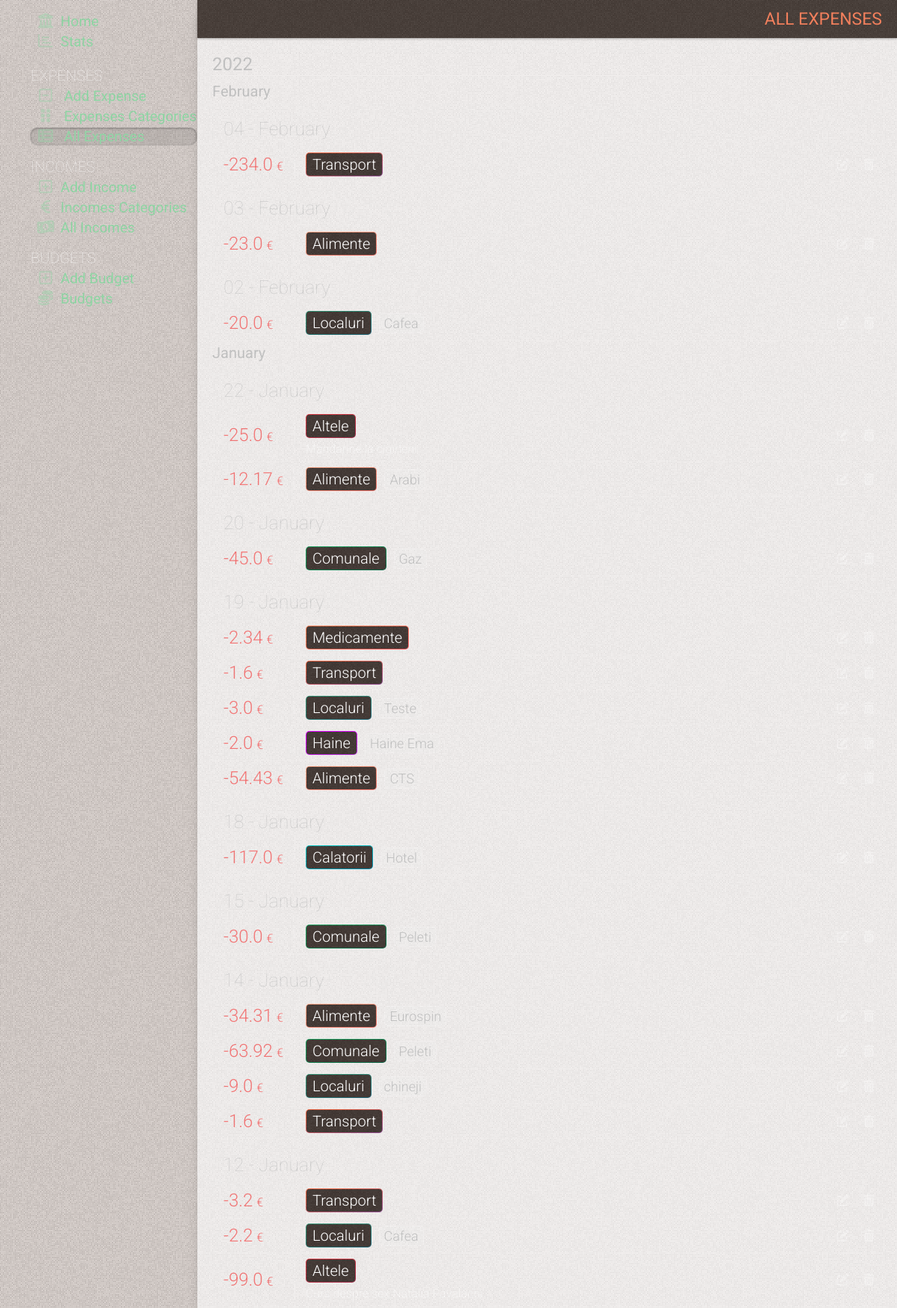
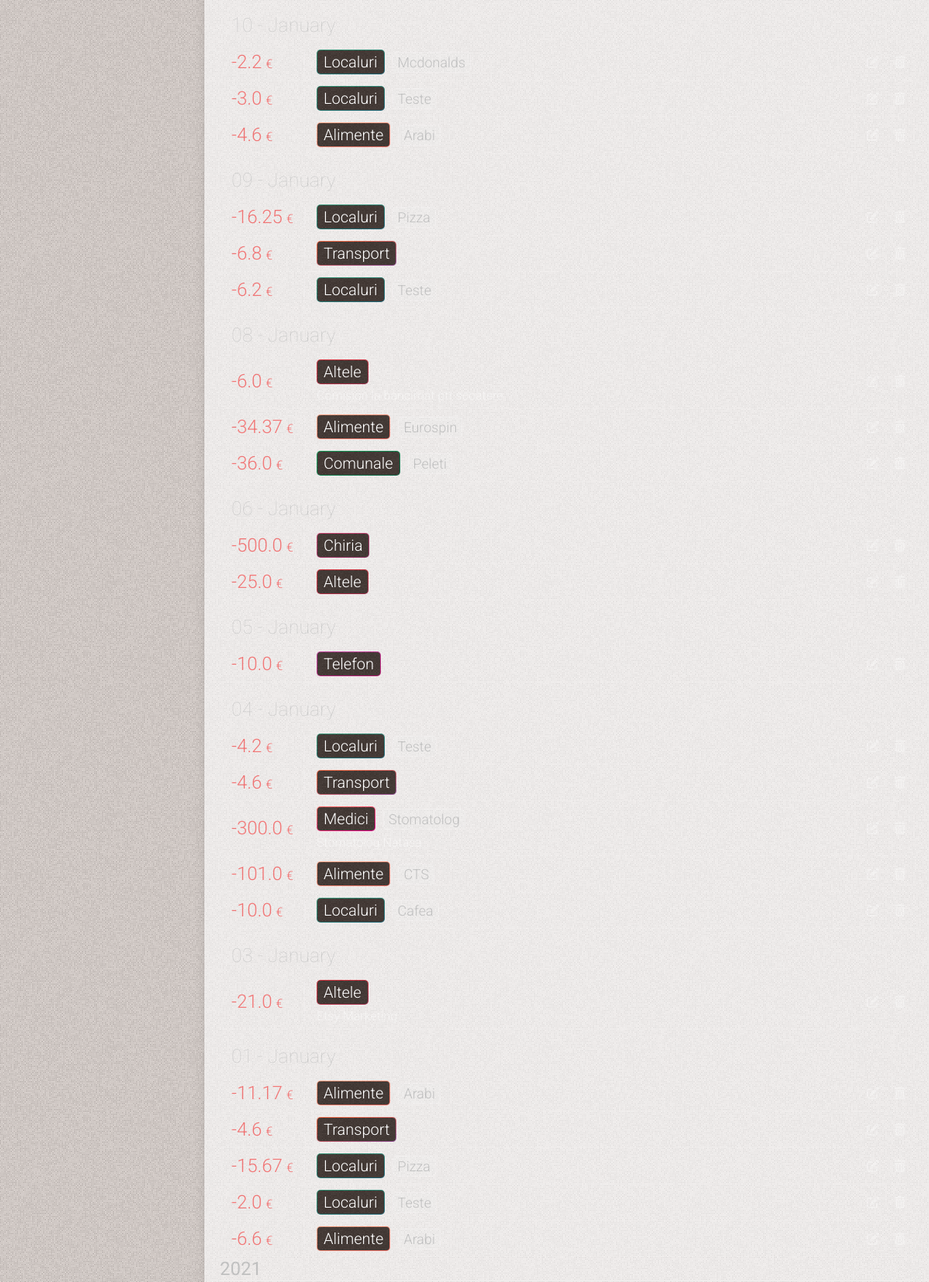
The app's page /all-expenses (upper part) with its own data (2 pictures, top to bottom).
### tables this page shows
CREATE TABLE expenses
(
    id          INTEGER PRIMARY KEY AUTOINCREMENT,
    date        TIMESTAMP NOT NULL DEFAULT CURRENT_TIMESTAMP,
    sum         REAL      NOT NULL,
    category    INTEGER   NOT NULL,
    subcategory INTEGER   NOT NULL,
    comment     TEXT

);

CREATE TABLE categories
(
    id    INTEGER PRIMARY KEY AUTOINCREMENT,
    name  TEXT NOT NULL,
    color TEXT,
    state TEXT DEFAULT false
);

CREATE TABLE subcategories
(
    id          INTEGER PRIMARY KEY AUTOINCREMENT,
    name        TEXT    NOT NULL,
    category_id INTEGER NOT NULL,
    state       TEXT DEFAULT false

);

### app.py (the view)
@app.route('/all-expenses')
def all_expenses():
    conn = get_db_connection()
    all_expenses = conn.execute(
        'SELECT sum, expenses.id as id, '
        'strftime("%d", date) as day, strftime("%m", date) as month, strftime("%Y", date) as year, '
        'categories.name as category, '
        'categories.color as color, '
        'subcategories.name as subcategory, '
        'comment '
        'FROM expenses '
        'LEFT JOIN categories on categories.id = expenses.category '
        'LEFT JOIN subcategories on subcategories.id = expenses.subcategory  '
        'ORDER BY date DESC').fetchall()
    conn.close()
    return render_template('all_expenses.html', title='All Expenses', gradient='text-gradient-red',
                           all_expenses=all_expenses)

### app.py (called while the page is built)
def get_db_connection():
    conn = sqlite3.connect('static/database.db')
    conn.row_factory = sqlite3.Row
    return conn

@app.template_filter('month_name')
def month_name(month_number):
    return calendar.month_name[month_number]

### templates/all_expenses.html (shortened to what this page needs)
{% extends 'base.html' %} {% block content %}
	<div class="page_title {{ gradient }}" >
		<span >{% block title %} {{ title }} {% endblock %}</span >
	</div >
	<div class="content" >
		{% if all_expenses|length == 0 %}
			<div class="no-results mt-50" >You have not added any expense yet. Click on (+) to add</div >
		{% else %}
			<div class="cards  relative" >
				{% for key, list in all_expenses|groupby('year')|sort(attribute='0', reverse=True) %}
					<div class="" >
						<div class="cards-year" >{{ key }} </div >
						{% for key2, list2 in list|groupby('month')|sort(attribute='0', reverse=True) %}
							<div class="" >
								<div class="cards-month" >{{ key2|int|month_name }}</div >
								{% for key3, list3 in list2|groupby('day')|sort(attribute='0', reverse=True) %}
									<div class=" subtitle2 mt-20 " >{{ key3 }} - {{ key2|int|month_name }} </div >
									{% for sum, id, day, month, year, category, color, subcategory, comment in list3 %}
										<div class="card flex items-center relative overflow-hidden flex-wrap " >
											<div class="flex items-center w-full" >
												<div class="card-info flex flex-1" >
													<div class="flex flex-1" >
														<span class="card-amount flex items-center" >  {{ sum }} <span >&euro;</span > </span >
														<div class="flex flex-col justify-center ml-15" >
															<div class="flex flex-wrap items-center" >
																<span class="{{ color }} card-category" >  <span >{{ category }}</span >  </span >
																{% if (subcategory != '') and (subcategory !=None) %}
																	<span class="card-subcategory ml-10" >  {{ subcategory }}  </span >
																{% endif %}
															</div >
															{% if (comment != '') and (comment !=None) %}
																<span class="block mt-5 card-comment" >  {{ comment }} </span >
															{% endif %}
														</div >
													</div >
													<div class="card-btns  flex items-center flex-shrink-0 ml-auto" >
														<a href="{{ id }}/edit" class="btn-ac" >
															<i class="fa-solid fa-pen-to-square" ></i >
														</a >
														<a href="/delete-expense/{{ id }}" class="btn-ac"
															 onclick="return confirm('Delete this expense?')" ><i class="fa-solid fa-trash-can" ></i ></a >
													</div >
												</div >
											</div >
										</div >
									{% endfor %}
								{% endfor %}
							</div >
						{% endfor %}
					</div >
				{% endfor %}
			</div >
		{% endif %}
	</div >
{% endblock %}

### static/css/mmenu.css (style rules this page uses)
:root { --mm-line-height: 20px; --mm-listitem-size: 38px; --mm-navbar-size: 44px; --mm-offset-top: 0; --mm-offset-right: 0; --mm-offset-bottom: 0; --mm-offset-left: 0; --mm-color-border: rgba(0, 0, 0, 0.1); --mm-color-button: rgba(0, 0, 0, 0.3); --mm-color-text: rgba(0, 0, 0, 0.75); --mm-color-text-dimmed: rgba(0, 0, 0, 0.3); --mm-color-background: #f3f3f3; --mm-color-background-highlight: rgba(0, 0, 0, 0.05); --mm-color-background-emphasis: rgba(255, 255, 255, 0.4); --mm-shadow: 0 0 10px rgba(0, 0, 0, 0.3) }
:root { --mm-iconbar-size: 50px }
:root { --mm-iconpanel-size: 50px }
:root { --mm-sidebar-collapsed-size: 50px; --mm-sidebar-expanded-size: 440px }

### records on screen
expenses: sum "234.0", name "Transport"
expenses: sum "23.0", name "Alimente"
expenses: sum "20.0", name "Localuri", name "Cafea"
expenses: sum "25.0", name "Altele", comment "Mandarine la cigirleni"
expenses: sum "12.17", name "Alimente", name "Arabi"
expenses: sum "45.0", name "Comunale", name "Gaz"
expenses: sum "2.34", name "Medicamente"
expenses: sum "1.6", name "Transport"
expenses: sum "3.0", name "Localuri", name "Teste"
expenses: sum "2.0", name "Haine", name "Haine Ema"
expenses: sum "54.43", name "Alimente", name "CTS"
expenses: sum "117.0", name "Calatorii", name "Hotel"
expenses: sum "30.0", name "Comunale", name "Peleti"
expenses: sum "34.31", name "Alimente", name "Eurospin"
expenses: sum "63.92", name "Comunale", name "Peleti"
expenses: sum "9.0", name "Localuri", name "chineji"
expenses: sum "1.6", name "Transport"
expenses: sum "3.2", name "Transport"
expenses: sum "2.2", name "Localuri", name "Cafea"
expenses: sum "99.0", name "Altele", comment "Curs despre sex Natalia Pavalachi"
expenses: sum "2.2", name "Localuri", name "Mcdonalds"
expenses: sum "3.0", name "Localuri", name "Teste"
expenses: sum "4.6", name "Alimente", name "Arabi"
expenses: sum "16.25", name "Localuri", name "Pizza"
expenses: sum "6.8", name "Transport"
expenses: sum "6.2", name "Localuri", name "Teste"
expenses: sum "6.0", name "Altele", comment "Comision la bancimat ptr scoatere"
expenses: sum "34.37", name "Alimente", name "Eurospin"
expenses: sum "36.0", name "Comunale", name "Peleti"
expenses: sum "500.0", name "Chiria"
expenses: sum "25.0", name "Altele"
expenses: sum "10.0", name "Telefon"
expenses: sum "4.2", name "Localuri", name "Teste"
expenses: sum "4.6", name "Transport"
expenses: sum "300.0", name "Medici", name "Stomatolog", comment "Stomatolog Natasa"
expenses: sum "101.0", name "Alimente", name "CTS"
expenses: sum "10.0", name "Localuri", name "Cafea"
expenses: sum "21.0", name "Altele", comment "Etsy Marketing"
expenses: sum "11.17", name "Alimente", name "Arabi"
expenses: sum "4.6", name "Transport"
expenses: sum "15.67", name "Localuri", name "Pizza"
expenses: sum "2.0", name "Localuri", name "Teste"
expenses: sum "6.6", name "Alimente", name "Arabi"

### other values on screen
{{ title }} "ALL EXPENSES"
{{ key }} "2022" "2021"
{{ key2|int|month_name }} "February" "January"
{{ key3 }} "04" "03" "02" "22" "20" "19" "18" "15" "14" "12" "10" "09" "08" "06" "05" "04" "03" "01"
{{ key2|int|month_name }} "February" "February" "February" "January" "January" "January" "January" "January" "January" "January" "January" "January" "January" "January" "January" "January" "January" "January"
